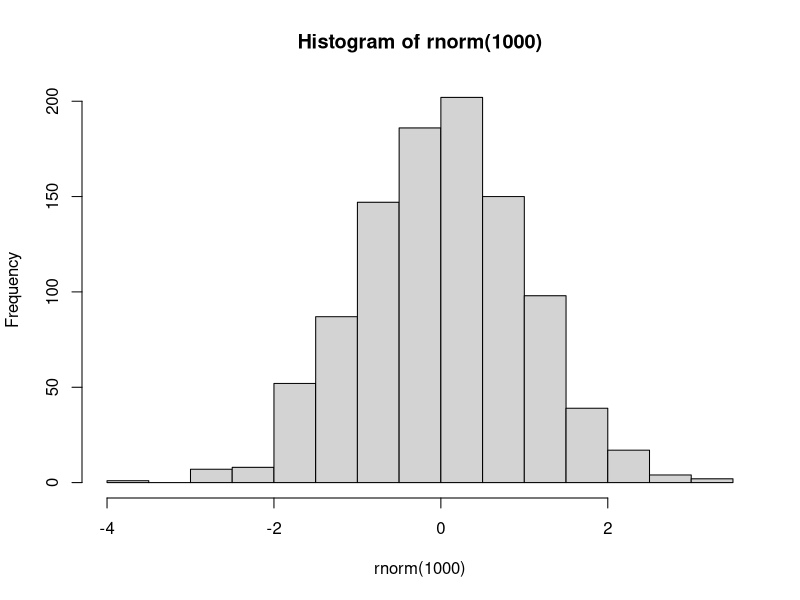
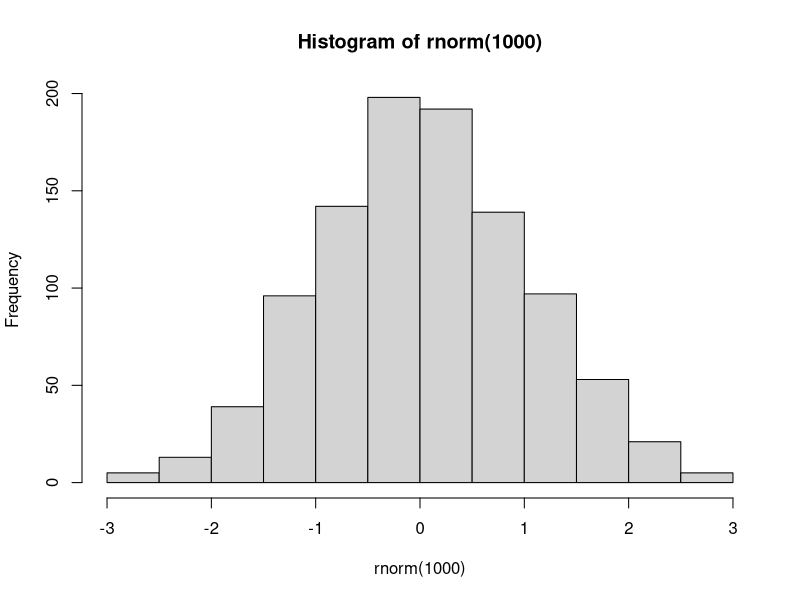

R code for these plots, in order:
## ---- chunk 1
hist(rnorm(1000))
## ---- chunk 2
hist(rnorm(1000))
